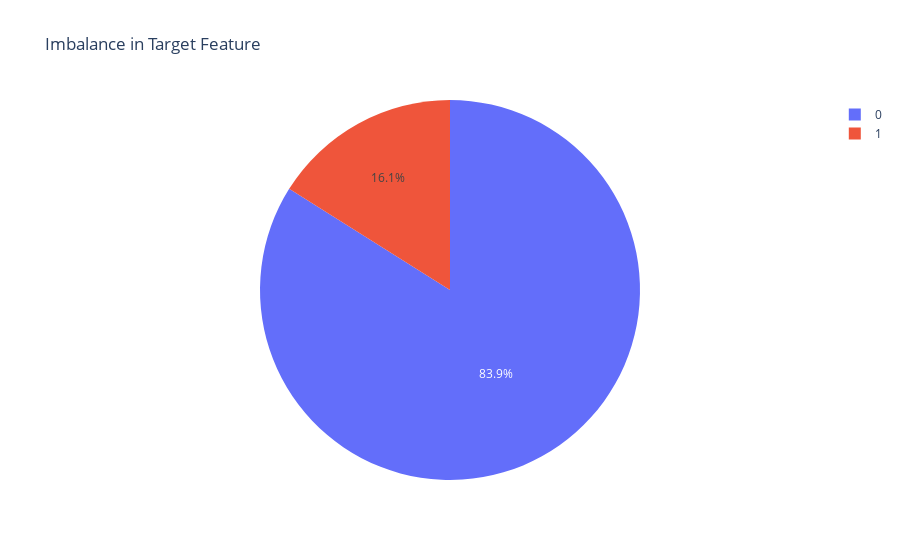

Source (notebook cell):
### Code cell
### Check hiện tượng imbalance data
imbalance_data = px.pie(df, values=df["Attrition_Flag"].value_counts(),
    title='Imbalance in Target Feature', names=df["Attrition_Flag"].unique())
imbalance_data.show()

### Figure 1 — Plotly figure (JSON) as saved in the notebook; plotly's stock layout.template omitted (floating-point values rounded to 4 significant figures)
{"data": [{"domain": {"x": [0, 1], "y": [0, 1]}, "hovertemplate": "label=%{label}<br>value=%{value}<extra></extra>", "labels": [0, 1], "legendgroup": "", "name": "", "showlegend": true, "type": "pie", "values": [8500, 1627]}], "layout": {"legend": {"tracegroupgap": 0}, "title": {"text": "Imbalance in Target Feature"}}}
